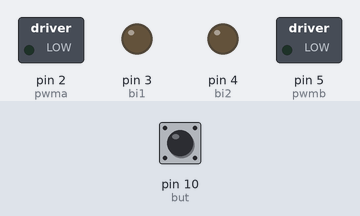
The sketch below on a simulated Arduino Uno, built with avr-gcc and run on an emulated ATmega328P. On the bench: switched loads named in the sketch (green lamp = pin HIGH), output pins drawn as LEDs (lit = HIGH). Dashed ring = blinking. Inputs (shaded band) come from the test bench; at power-on: pin 10 (but) HIGH. Pins used as bus, display or sensor lines are not drawn.

Above: at 1.2 s.
1.3 s: pin 10 (but) pulled LOW for 0.15 s
At 1.7 s:
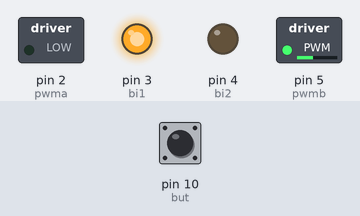
At 3.5 s:
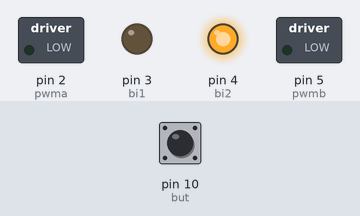
3.8 s: pin 10 (but) pulled LOW for 3.2 s
At 4.42 s:
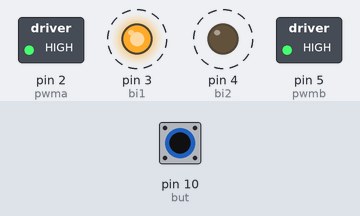
Timing chart, 0 to 9.3 s (numbered marks = the images above; inputs shaded):
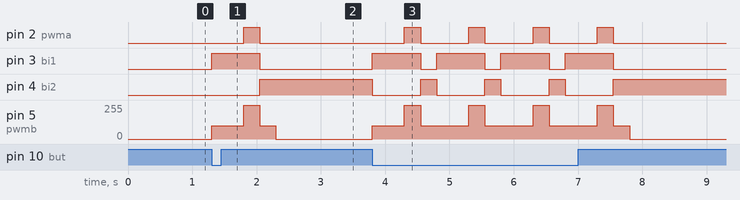

Measured:
- after the input at 1.3 s, pin 2 (pwma): LOW → HIGH after 0.50 s, → LOW 0.25 s later; pin 3 (bi1): LOW → HIGH at once, → LOW 0.75 s later; pin 4 (bi2): LOW → HIGH after 0.75 s; pin 5 (pwmb): 0/255 → 100/255 at once, → 255/255 0.50 s later, → 100/255 0.25 s later, → 0/255 0.25 s later
- after the input at 3.8 s, pin 2 (pwma): alternates HIGH for 0.25 s and LOW for 0.75 s, 8 changes in all, then stays LOW, starting after 0.50 s; pin 3 (bi1): alternates HIGH for 0.75 s and LOW for 0.25 s, 8 changes in all, then stays LOW, starting at once

The sketch:

Motors.ino
```cpp
/*
  Lab 8: Motor Robot

  Using the integrated PWM pins of the Raspberry Pi Pico in conjunction with a motor controller, we will make an atonomus robot.

  We have to use the motor controller to drive the motors. See the circuit diagram for hook up guide.

  The bot should adavance forward for half a second, turn right, then back up a bit, making a weird circle motion.

  For the analog inputs, every GPIO pin is capabile of PWM, so every GP pin can be analogRead() or analogWrite()

  We are using the GP numbers on the pinout diagram found here: https://www.raspberrypi.com/documentation/microcontrollers/raspberry-pi-pico.html

  Unlike the pins on the board, the GP pin numbers start at 0, making the board index from 0-39.


*/
//Initalize to GP pins
int ai1 = 0;
int ai2 = 1;
int bi1 = 3;
int bi2 = 4;
int pwma = 2;
int pwmb = 5;
int but = 10;
int count = 0;

void setup()
{

  Serial.begin (9600);        //set up a serial connection with the computer TESTING PURPOSES


  //All outputs to drive mototrs
  pinMode(ai1, OUTPUT);
  pinMode(ai2, OUTPUT);
  pinMode(bi1, OUTPUT);
  pinMode(bi2, OUTPUT);
  pinMode(pwma, OUTPUT);
  pinMode(pwmb, OUTPUT);
  pinMode(but, INPUT_PULLUP);
}

void forward( int power)
{
  digitalWrite(ai1, HIGH);
  digitalWrite(ai2, LOW);
  digitalWrite(bi1, HIGH);
  digitalWrite(bi2, LOW);

  analogWrite(pwmb, power);
  analogWrite(pwma, power);
}

void backwards( int power)
{
  digitalWrite(ai1, LOW);
  digitalWrite(ai2, HIGH);
  digitalWrite(bi1, LOW);
  digitalWrite(bi2, HIGH);

  analogWrite(pwmb, power);
  analogWrite(pwma, power);
}

void left( int power, int gotime)
{
  digitalWrite(ai1, HIGH);
  digitalWrite(ai2, LOW);
  digitalWrite(bi1, LOW);
  digitalWrite(bi2, HIGH);

  analogWrite(pwma, power);
  analogWrite(pwmb, power);
  delay(gotime);
}

void right( int power, int gotime)
{
  digitalWrite(ai1, LOW);
  digitalWrite(ai2, HIGH);
  digitalWrite(bi1, HIGH);
  digitalWrite(bi2, LOW);

  analogWrite(pwma, power);
  analogWrite(pwmb, power);
  delay(gotime);
}

void nogo(int wait)
{
  digitalWrite(ai1, LOW);
  digitalWrite(ai2, LOW);
  digitalWrite(bi1, LOW);
  digitalWrite(bi2, LOW);

  analogWrite(pwma, 0);
  analogWrite(pwmb, 0);
  delay(wait);
}


void loop()
{
  if (digitalRead(but) == LOW && count == 0)
  {
    forward(100);
    delay(500);
    right(255,250);
    backwards(100);
    delay(250);
    count++;
  }
  else
  {
  analogWrite(pwma, 0);
  analogWrite(pwmb, 0);
  count =0;
  }


}
```
